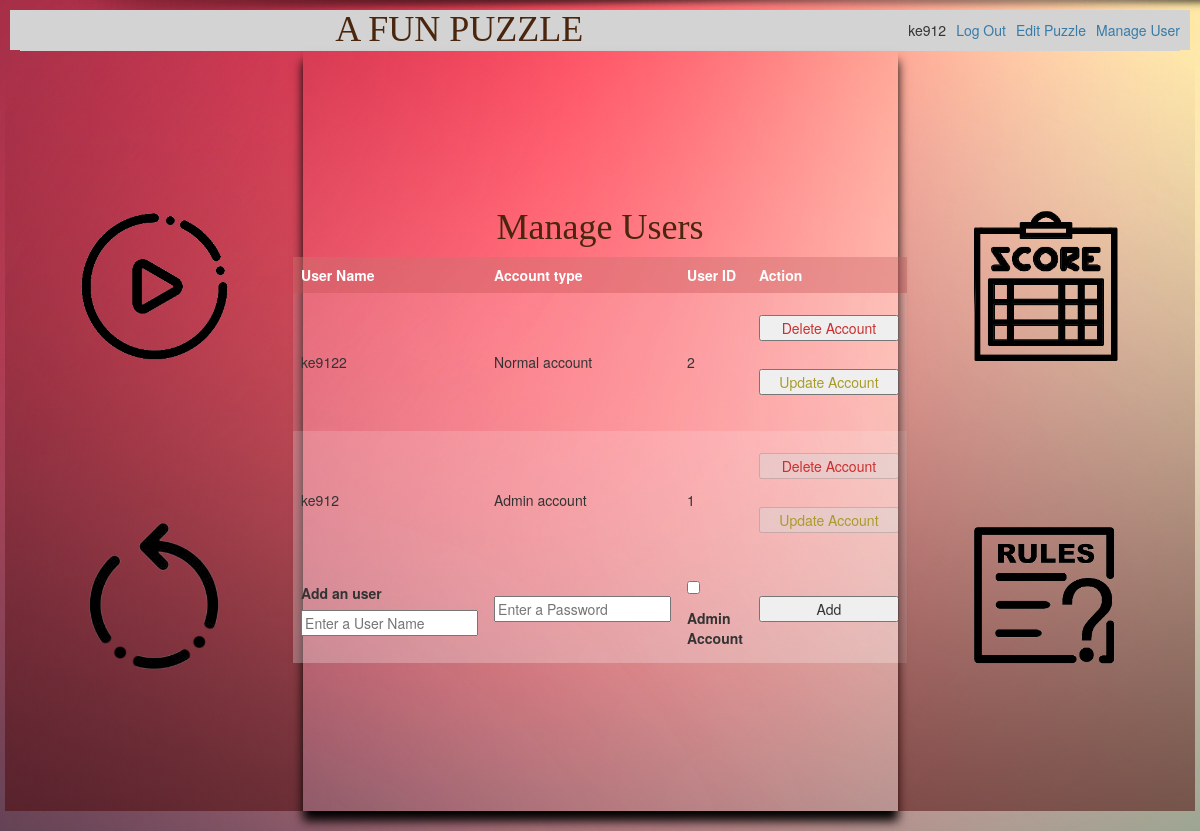
The app's page /manage (signed in), older data.
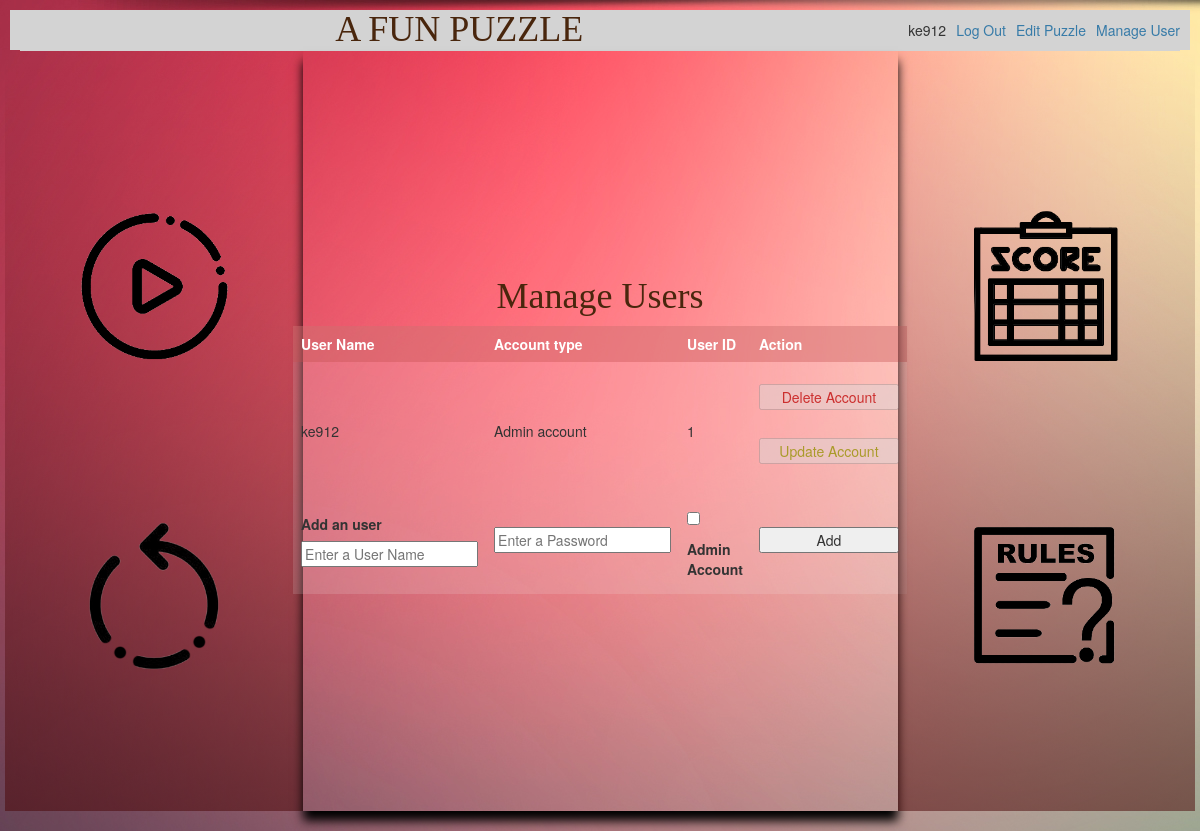
The same page, newer data.
### tables this page shows
CREATE TABLE user (
  id INTEGER PRIMARY KEY AUTOINCREMENT,
  username TEXT UNIQUE NOT NULL,
  password TEXT NOT NULL,
  isadmin INTEGER NOT NULL

);

### flaskapp/play.py (the view, shortened to what this page needs)
@bp.route('/manage', methods=('GET', 'POST'))
@login_required
def manage():
    db = get_db()
    users = db.execute(
        'SELECT id, username, isadmin'
        ' FROM user '
        ' ORDER BY id DESC'
    ).fetchall()
    return render_template('play/manage.html', users=users)

### flaskapp/auth.py (called while the page is built)
@bp.before_app_request
def load_logged_in_user():
    user_id = session.get('user_id')
    if user_id is None:
        g.user = None
    else:
        g.user = get_db().execute(
            'SELECT * FROM user WHERE id = ?', (user_id,)
        ).fetchone()

def login_required(view):
    @functools.wraps(view)
    def wrapped_view(**kwargs):
        if g.user is None:
            return redirect(url_for('auth.login'))
        return view(**kwargs)
    return wrapped_view

### flaskapp/db.py (called while the page is built)
def get_db():
    if 'db' not in g:
        g.db = sqlite3.connect(
            current_app.config['DATABASE'],
            detect_types=sqlite3.PARSE_DECLTYPES
        )
        g.db.row_factory = sqlite3.Row
    return g.db

### flaskapp/templates/play/manage.html (shortened to what this page needs)
{% extends 'base.html' %}
{% block content %}
    {% if g.user['isadmin'] == 1 %}
    <div class="row">
      <div class="col-xs-12">
        <h1>{% block title %}Manage Users {% endblock %}</h1>
      </div>
      <div class="col-xs-12">
        <table id="scoreboard">
          <tr>
            <th>User Name</th>
            <th>Account type</th>
            <th>User ID</th>
            <th>Action</th>
          </tr>
          {% for user in users %}
          <tr>
            <td>{{ user[1] }}</td>
            {% if user[2] == 1 %}
            <td>Admin account</td>
            {% else %}
            <td>Normal account {{user[3]}}</td>
            {% endif %}
            <td>{{ user[0] }}</td>
            <td>
              {% if g.user['id'] != user['id'] %}
              <form action="{{ url_for('play.delete', id=user['id']) }}" method="post">
                <input class="danger actions" type="submit" value="Delete Account">
              </form>
              <form action="{{ url_for('play.changeaccounttype', id=user['id']) }}" method="post">
                <input class="warning actions" type="submit" value="Update Account">
              </form>
              {% else %}
              <form action="{{ url_for('play.delete', id=user['id']) }}" method="post">
                <input class="danger" type="submit" value="Delete Account" disabled>
              </form>
              <form action="{{ url_for('play.changeaccounttype', id=user['id']) }}" method="post">
                <input class="warning" type="submit" value="Update Account" disabled>
              </form>
              {% endif %}
            </td>
          </tr>
          {% endfor %}
          <tr>
            <form method="post">
              <td>
                <label for="username">Add an user</label>
                <input name="username" id="username" placeholder="Enter a User Name" required>
              </td>
              <td>
                <input type="password" name="password" id="password" placeholder="Enter a Password" required>
              </td>
              <td>
                <input type="checkbox" name="adminpass" id="adminpass" placeholder="" value="1">
                <label for="adminpass">Admin Account</label>
              </td>
              <td>
                <input type="submit" value="Add">
              </td>
            </form>
          </tr>
        </table>
      </div>
    </div>
    {% else %}
    <h1>Permission denied, Please contact admin to gain access.</h1>
    {% endif %}
{% endblock %}

### flaskapp/templates/base.html (shortened to what this page needs)
<!doctype html>
<link rel="stylesheet" href="https://maxcdn.bootstrapcdn.com/bootstrap/3.4.1/css/bootstrap.min.css">
<link rel="stylesheet" href="{{ url_for('static', filename='css/style.css') }}">
<nav>
  <h1>A FUN PUZZLE</h1>
  <ul>
    {% if g.user %}
      <li><span>{{ g.user['username'] }}</span>
      <li><a href="{{ url_for('auth.logout') }}">Log Out</a>
      {% if g.user['isadmin'] == 1 %}
      <li><a href="{{ url_for('play.edit') }}">Edit Puzzle</a>
      <li><a href="{{ url_for('play.manage') }}">Manage User</a>
      {% endif %}
    {% else %}
      <li><a href="{{ url_for('auth.register') }}">Register</a>
      <li><a href="{{ url_for('auth.login') }}">Log In</a>
    {% endif %}
  </ul>
</nav>
<section class="content">
  <header>
  </header>
  <div class="row" >
    <div class="col-sm-3 col-xs-12 centerdiv maindivs">
      <div class="row">
        <div class="col-sm-12 col-xs-6 btndiv">
          <a href="/play#play">
            <div class="play buttondiv">
            </div>
          </a>
        </div>
        <div class="col-sm-12 col-xs-6 btndiv">
          <a href="/restart">
            <div class="restart buttondiv">
            </div>
          </a>
        </div>
      </div>
    </div>
    <div class="col-sm-6 col-xs-12 gamediv maindivs" id="play">
  {% block content %}
  {% endblock %}
</div>
<div class="col-sm-3 col-xs-12 centerdiv maindivs">
  <div class="row">
    <div class="col-sm-12 col-xs-6 btndiv">
      <a href="/score">
        <div class="score buttondiv">
        </div>
      </a>
    </div>
    <div class="col-sm-12 col-xs-6 btndiv">
      <a href="/rules">
        <div class="rules buttondiv">
        </div>
      </a>
    </div>
  </div>
</div>
</div>
</section>

Row changes from the older to the newer data that the page shows:
removed user: username "ke9122", id "2"
